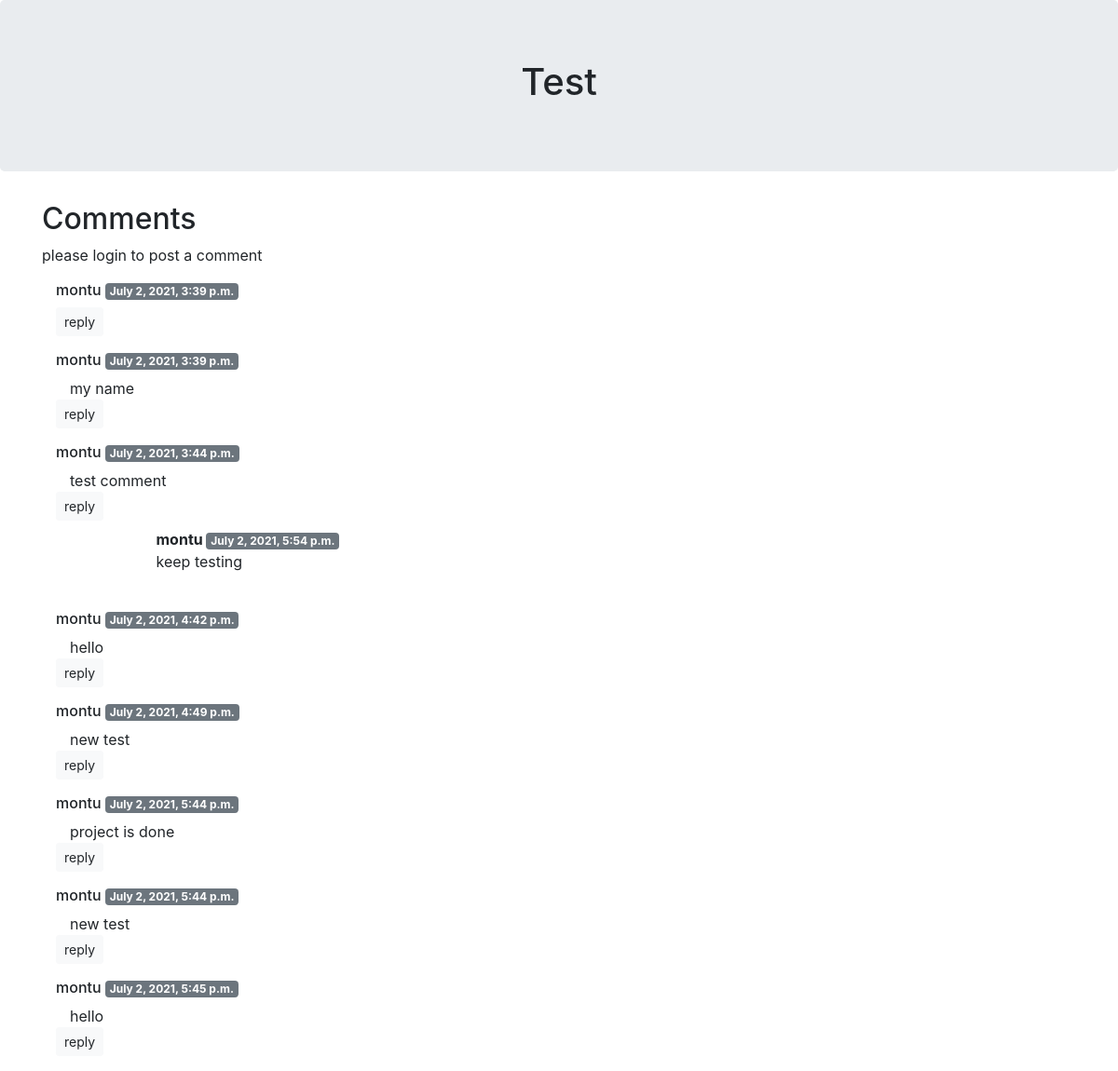
/test, run on the app's committed database.
### comments/models.py (models this page shows, shortened)
class Page(models.Model):
    id = models.AutoField(primary_key=True)
    title = models.CharField(max_length=255)
    slug = models.CharField(max_length=300)

class UserComment(models.Model):
    id = models.AutoField(primary_key=True)
    user = models.ForeignKey(User , on_delete=models.CASCADE)
    page = models.ForeignKey(Page, on_delete=models.CASCADE)
    comment = models.TextField(max_length=300)
    parent=models.ForeignKey('self',on_delete=models.CASCADE, null=True )
    timestamp = models.DateTimeField(default=now)

### comments/views.py (the view)
# urls.py: path('<str:slug>', views.getpage, name='getpage'),
def getpage(request , slug):
    page = Page.objects.filter(slug=slug).first()
    comments = UserComment.objects.filter(page=page , parent=None)
    replies= UserComment.objects.filter(page=page).exclude(parent=None)
    replyDict={}
    for reply in replies:
        if reply.parent.id not in replyDict.keys():
            replyDict[reply.parent.id]=[reply]
        else:
            replyDict[reply.parent.id].append(reply)
    context = {'page': page ,'comments':comments ,'user': request.user ,'replyDict': replyDict}
    return render(request,'page.html',context)

### comments/templatetags/extras.py (called while the page is built)
@register.filter(name='get_val')
def get_val(dict, key):
    return dict.get(key)

### comments/templates/page.html (shortened to what this page needs)
{% load extras %}
<!DOCTYPE html>
<html lang="en">
<head>
    <link rel="stylesheet" href="https://maxcdn.bootstrapcdn.com/bootstrap/4.5.2/css/bootstrap.min.css">
</head>
<body>
 <div class="jumbotron text-center">
     <h1>{{page.title}}</h1>
 </div>
 <div class="container">
    <h2>Comments</h2>
    {% if user.is_authenticated %}
        <form action="/post_comment" method="post">
            {% csrf_token %}
            <div class="form-group">
                <input type="text" name="comment" class="form-control" placeholder="Enter comment here">
            </div>
            <input type="hidden" name="pageid" value="{{page.id}}">
            <input type="hidden" name="parentid" value="">
            <button type="submit" class="btn btn-primary" value="Submit">Comment</button>
        </form>
    {% else %}
        <p class="font-weight-normal">please login to post a comment</p>
    {% endif %}
    {% for comment in comments %}
    <div class="row-my-3">
        <div class="col md-12 my-3">
            <h6>{{comment.user.username}} <span class="badge badge-secondary">{{comment.timestamp}}</span></h6>
            <div class="col-md-6">{{comment.comment}}</div>
            <div class="reply mx-0">
                    <button class="btn btn-sm btn-light" type="button" data-toggle="collapse" data-target="#replyBox{{comment.id}}" aria-expanded="false" aria-controls="replyBox{{comment.id}}">
                      reply
                    </button>
                  <div class="replies my-2 ">
                    {% for reply in replyDict|get_val:comment.id %}
                    <div class="row my-2">
                        <div class="col-md-1 ">
                        </div>
                        <div class="col-md-11">
                            <div class="col-md-11 ">
                                <b> {{reply.user.username}} </b> <span class="badge badge-secondary ">{{reply.timestamp}}</span>
                                <div>{{reply.comment}}</div>
                            </div>
                            <br>
                        </div>
                    </div>
                    {% endfor %}
                </div>
            </div>
        </div>
    </div>
    {% endfor %}
</div>
</body>
</html>

### data on the page
Page: title "Test"
UserComment: user.username "montu", timestamp "July 2, 2021, 3:39 p.m."
UserComment: user.username "montu", timestamp "July 2, 2021, 3:39 p.m.", comment "my name"
UserComment: user.username "montu", timestamp "July 2, 2021, 3:44 p.m.", comment "test comment"
UserComment: user.username "montu", timestamp "July 2, 2021, 5:54 p.m.", comment "keep testing"
UserComment: user.username "montu", timestamp "July 2, 2021, 4:42 p.m.", comment "hello"
UserComment: user.username "montu", timestamp "July 2, 2021, 4:49 p.m.", comment "new test"
UserComment: user.username "montu", timestamp "July 2, 2021, 5:44 p.m.", comment "project is done"
UserComment: user.username "montu", timestamp "July 2, 2021, 5:44 p.m.", comment "new test"
UserComment: user.username "montu", timestamp "July 2, 2021, 5:45 p.m.", comment "hello"
